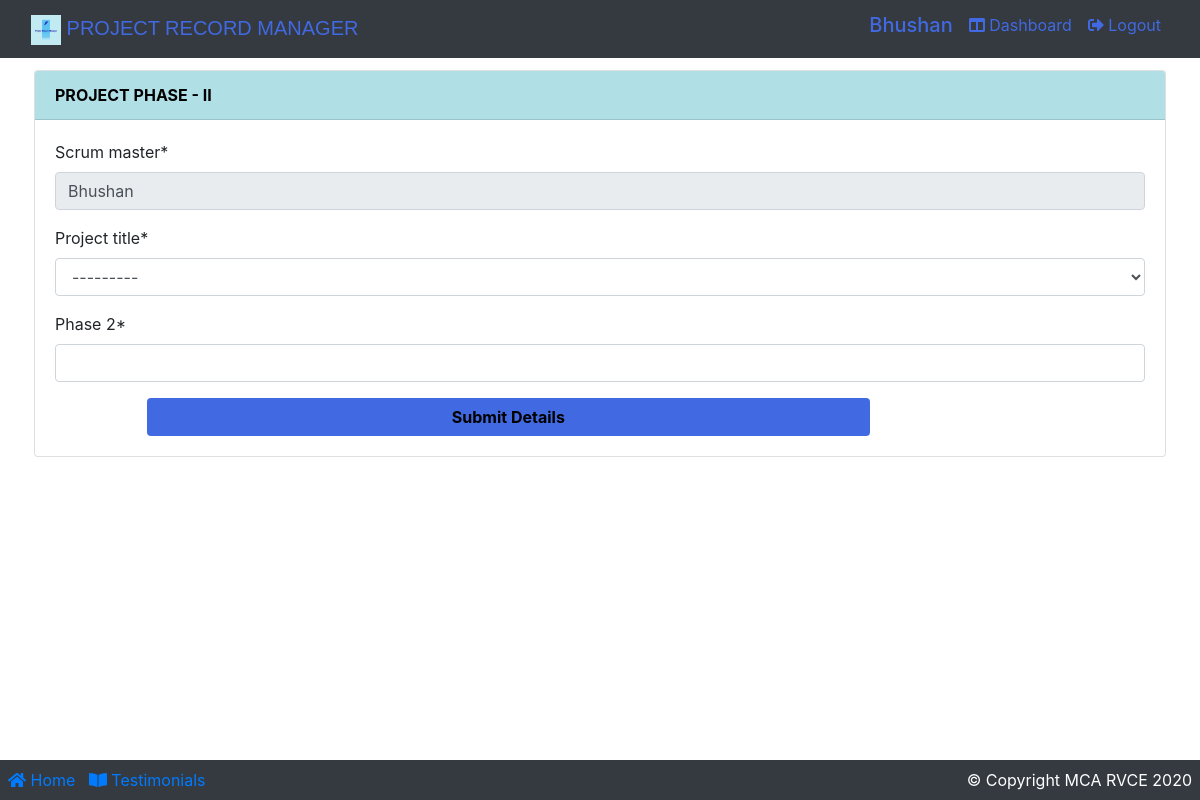
Page /projectphase2/ (signed in) on the earlier database version.
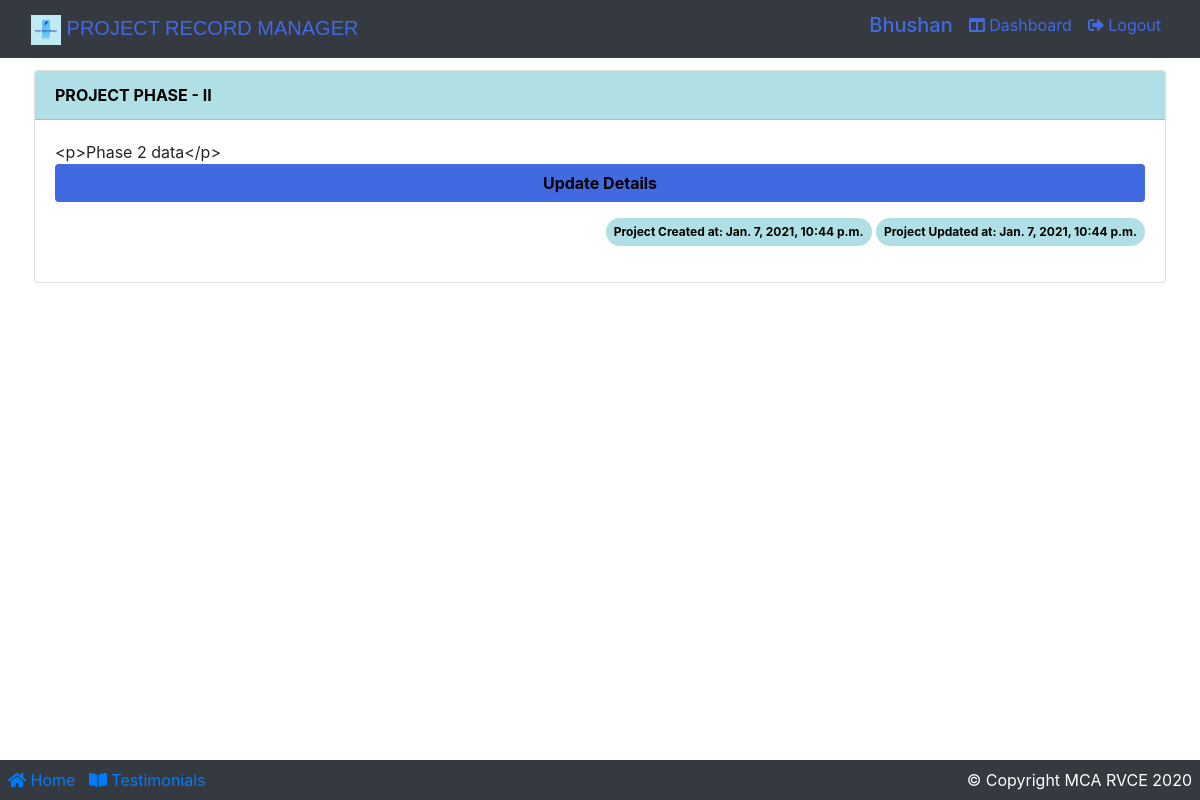
Same page on the later database version.
### app/models.py (models this page shows, shortened)
class CustomUser(AbstractBaseUser, PermissionsMixin):
    username = None
    first_name = None
    last_name = None
    admin = models.BooleanField(default=False)
    active = models.BooleanField(default=True)
    staff = models.BooleanField(default=False)
    isstudent = models.BooleanField(default=False)
    isfaculty = models.BooleanField(default=False)
    student_available = models.BooleanField(default=False)
    faculty_available = models.BooleanField(default=False)
    email = models.EmailField(_('email address'), unique=True)
    USERNAME_FIELD = 'email'
    REQUIRED_FIELDS = []
    name = models.CharField(max_length=100)
    created_at = models.DateTimeField(auto_now_add=True)
    updated_at = models.DateTimeField(auto_now=True)
    objects = UserManager()
    @property
    def is_active(self):
        return self.active
    @property
    def is_student(self):
        return self.isstudent
    @property
    def is_faculty(self):
        return self.isfaculty

class ProjectPhase2(models.Model):
    scrum_master = models.CharField(max_length=100, default="scrum master")
    project_title = models.ForeignKey(
        Team, on_delete=models.CASCADE, null=True)
    phase2 = HTMLField()
    created_at = models.DateTimeField(auto_now_add=True)
    updated_at = models.DateTimeField(auto_now=True)
    def __str__(self):
        return str(self.project_title) + "phase2"

### app/views.py (the view)
# urls.py: path('projectphase2/', views.projectPhase2Creation, name="projectphase2"),
def projectPhase2Creation(request):
    needToUpdate = False
    needToUpdateidt = False
    queryset2 = Team.objects.filter(owner=(request.user.name + " " + request.user.email))
    queryset3 = Team.objects.filter(partner=request.user.id)
    idTitle = ""
    if queryset2:
        for data in queryset3 or queryset2:
            idTitle = int(data.id)
    if queryset3:
        for data in queryset3 or queryset2:
            idTitle = int(data.id)
    queryset = ProjectPhase2.objects.filter(scrum_master=request.user.name)
    idt = ProjectPhase2.objects.filter(project_title=idTitle)
    print("==> idt ", idt)
    count = 0
    c1 = 0
    if queryset:
        for data in queryset:
            proj_title = data.project_title
            print("title from Project Syp when come from user.id", data.project_title)
            if data:
                count = count + 1
            if count == 1:
                needToUpdate = True
    if idt:
        for data in idt:
            proj_title = data.project_title
            print("title from Project when title comes from team", data.project_title)
            if data:
                c1 = c1 + 1
            if c1 == 1:
                needToUpdateidt = True
    print(count, c1)
    print(needToUpdate, needToUpdateidt)
    if request.method == 'POST':
        form2 = ProjectPhase2Form(request.POST, request.FILES)
        if form2.is_valid():
            form2.save()
            project_title = form2.cleaned_data.get('project_title')
            messages.success(request, f'Phase-II created for {project_title}.')
            return redirect('projectphase2')
    else:
        form2 = ProjectPhase2Form()
    return render(request, 'project/project_phase2.html',
                  {'form2': form2, 'needToUpdate': needToUpdate, 'queryset': queryset,
                   'idt': idt,
                   "needToUpdateidt": needToUpdateidt})

### app/forms.py
class ProjectPhase2Form(forms.ModelForm):
    phase2 = forms.CharField(
        label="Phase 2", widget=TinyMCE(attrs={'cols': 50, 'rows': 10, "class": "form-control",
                                               "placeholder": "Phase 2 details"}))
    class Meta:
        model = ProjectPhase2
        fields = ['id', 'scrum_master', 'project_title', 'phase2']

### app/models.py (called while the page is built)
    def __str__(self):
        return self.name + ' ' + self.email

    def __str__(self):
        return self.name + ' ' + self.email

    def __str__(self):
        return str(self.title) + ", Student1:  " + str(self.owner) + ", student2:  " + str(
            self.partner) + ", Guide:  " + str(self.guide)

### templates/project/project_phase2.html (shortened to what this page needs)
{% extends 'base.html' %}
{% load static %}
{% load crispy_forms_tags %}
{% block content %}
    <div class="container p-1">
        <div class="card mt-2">
            <div class="card-header font-weight-bold" style="background:powderblue; color:black;">
                PROJECT PHASE - II
            </div>
            <div class="card-body">
                {% if needToUpdate == False %}
                    <form action="{% url 'projectphase2' %}" method="POST" enctype="multipart/form-data">
                        <div class="form-row">
                            <div class="form-group col-md-12 mb-0">
                                <div id="div_id_scrum_master" class="form-group">
                                    <label for="id_scrum_master" class=" requiredField">
                                        Scrum master<span class="asteriskField">*</span>
                                    </label>
                                    <div class="">
                                        <input type="text" name="scrum_master" value="{{ user.name }}" maxlength="100"
                                               class="textinput textInput form-control"
                                               id="id_scrum_master" readonly>
                                    </div>
                                </div>
                            </div>
                        </div>
                        <div class="form-row">
                            <div class="form-group col-md-12 mb-0">
                                {{ form2.project_title|as_crispy_field }}
                            </div>
                        </div>
                        <div class="form-row">
                            <div class="form-group col-md-12 mb-0">
                                {{ form2.phase2|as_crispy_field }}
                            </div>
                        </div>
                        <div class="form-row">
                            <div class="form-group col-md-8 mb-0 offset-1">
                                <button type="submit" class="btn btn-block font-weight-bold"
                                        style="background: royalblue;color: black; ">Submit Details
                                </button>
                            </div>
                        </div>
                    </form>
                {% else %}
                    {% for data in queryset %}
                        {{ data.phase2 }}
                        <a href="{% url 'updatePhase2' data.id %}" class="btn btn-block font-weight-bold"
                           style="background: royalblue;color: black; ">Update Details
                        </a>
                        <div class="container text-right m-2 p-2">
                            <span class="badge badge-info badge-pill p-2 font-weight-bolder" style="background:powderblue; color:black;">Project Created at: {{ data.created_at }}</span>
                            <span class="badge badge-info badge-pill p-2 font-weight-bolder" style="background:powderblue; color:black;">Project Updated at: {{ data.updated_at }}</span>
                        </div>
                    {% endfor %}
                {% endif %}
            </div>
        </div>
    </div>
{% endblock %}

### templates/base.html (shortened to what this page needs)
{% load static %}
<!DOCTYPE html>
<html lang="en">
<head>
    <link rel="stylesheet" href="{% static 'css/bootstrap.css' %}"/>
    <link rel="stylesheet" href="{% static 'css/main.css' %}"/>
    <link href="https://cdn.datatables.net/1.10.20/css/dataTables.bootstrap4.min.css" rel="stylesheet"
/>
    <link rel="stylesheet" href="https://use.fontawesome.com/releases/v5.6.3/css/all.css"/>
</head>
<body>
<nav class="navbar navbar-expand-lg bg-dark navbar-dark">
    <div class="container-fluid">
        <div class="navbar-header">
            <a class="navbar-brand" href="{% url 'index' %}"
               style="text-decoration: none; color:royalblue; font-family: Verdana, Geneva, Tahoma, sans-serif;">
                <img src="{% static 'images/logo/logo2.png' %}" alt="logo" width="30px" class="img img-fluid"/>
                PROJECT RECORD MANAGER</a>
        </div>
        <div class="collapse navbar-collapse justify-content-end" id="navbarSupportedContent">
            <ul class="nav navbar-nav">
                <li class="nav-item mr-3">
                    {% if request.user.is_student %}
                        <h5 style="text-decoration: none; color:royalblue;">{{ user.name }}</h5>
                    {% endif %}
                </li>
                <li class="nav-item">
                    {% if request.user.is_student %}
                        <li class="nav-item">
                            <a class="mr-3" href="{% url 'studentDashboard' %}"
                               style="text-decoration: none; color:royalblue;">
                                <span class="fas fa-columns"></span>&nbsp;Dashboard
                            </a>
                        </li>
                    {% endif %}
                {% if request.user.is_authenticated %}
                    <a class="mr-2" href="{% url 'logout' %}" style="text-decoration: none; color:royalblue;">
                        <span class="fas fa-sign-out-alt"></span>&nbsp;Logout
                    </a>
                    </li>
                {% endif %}
            </ul>
        </div>
    </div>
</nav>
{% block content %}
{% endblock %}
<br>
<footer class="container-fluid bg-dark p-2 fixed-bottom">
    <div class="row">
        <div class="col-md-6">
            <a href="{% url 'index' %}"><span class="fas fa-home"></span>&nbsp;Home</a> &nbsp;
            <a href="#"><span class="fas fa-book-open"></span>&nbsp;Testimonials</a>
        </div>
        <div class="col-md-6 text-right text-white">
            <span>© Copyright MCA RVCE 2020</span>
        </div>
    </div>
</footer>
</body>
</html>

Differences in the rows shown:
changed CustomUser "Bhushan": scrum_master "Bhushan" → (not shown)
added ProjectPhase2: phase2 "<p>Phase 2 data</p>", created_at "Jan. 7, 2021, 10:44 p.m.", updated_at "Jan. 7, 2021, 10:44 p.m."
Other differences:
form field project_title: "---------" → (not shown)
text no longer shown: "Scrum master * Project title * Phase 2 * Submit Details"
